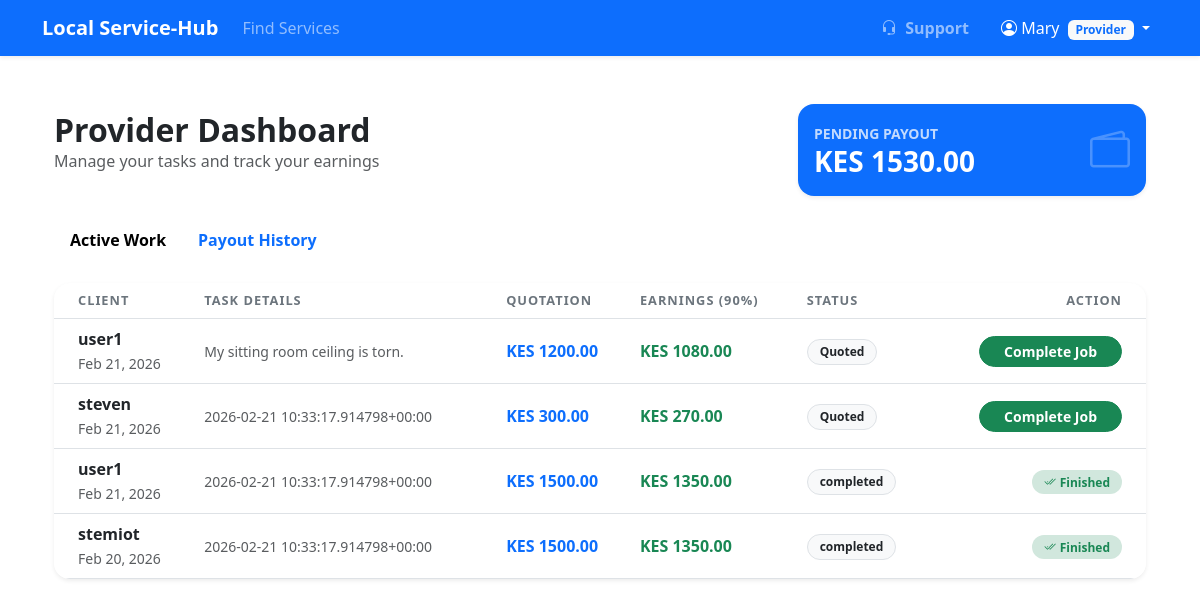
/dashboard/ (signed in), run on the app's committed database.
### servicehub_app/models.py (models this page shows, shortened)
class Booking(models.Model):
    client = models.ForeignKey(User, related_name='bookings', on_delete=models.CASCADE)
    provider = models.ForeignKey(User, related_name='jobs', on_delete=models.CASCADE)
    description = models.TextField(help_text="Describe the issue or service needed")
    total_amount = models.DecimalField(max_digits=10, decimal_places=2, null=True, blank=True)
    provider_cut = models.DecimalField(max_digits=10, decimal_places=2, editable=False, null=True)
    platform_fee = models.DecimalField(max_digits=10, decimal_places=2, editable=False, null=True)
    status = models.CharField(max_length=20, default='Pending')
    is_paid_to_provider = models.BooleanField(default=False)
    payout_date = models.DateTimeField(null=True, blank=True)
    created_at = models.DateTimeField(auto_now_add=True)

### servicehub_app/views.py (the view)
# urls.py: path('dashboard/', views.provider_dashboard, name='provider_dashboard'),
@login_required
def provider_dashboard(request):
    profile = get_object_or_404(UserProfile, user=request.user)
    all_jobs = Booking.objects.filter(provider=request.user).order_by('-created_at')
    active_jobs = all_jobs.filter(is_paid_to_provider=False)
    payout_history = all_jobs.filter(is_paid_to_provider=True)
    total_earned = all_jobs.filter(status='completed').aggregate(Sum('provider_cut'))['provider_cut__sum'] or 0
    already_paid = payout_history.aggregate(Sum('provider_cut'))['provider_cut__sum'] or 0
    pending_payout = total_earned - already_paid
    context = {
        'active_jobs': active_jobs,
        'payout_history': payout_history,
        'total_earned': total_earned,
        'pending_payout': pending_payout,
        'already_paid': already_paid,
        'profile': profile
    }
    return render(request, 'servicehub_app/provider_dashboard.html', context)

### servicehub_app/templates/servicehub_app/provider_dashboard.html (shortened to what this page needs)
{% extends 'servicehub_app/base.html' %}
{% block content %}
<div class="container py-4">
    <div class="row mb-4 align-items-center">
        <div class="col-md-8">
            <h2 class="fw-bold mb-0">Provider Dashboard</h2>
            <p class="text-muted">Manage your tasks and track your earnings</p>
        </div>
        <div class="col-md-4">
            <div class="card border-0 bg-primary text-white rounded-4 shadow-sm p-3">
                <div class="d-flex justify-content-between align-items-center">
                    <div>
                        <small class="text-uppercase opacity-75 fw-bold">Pending Payout</small>
                        <h3 class="fw-bold mb-0">KES {{ pending_payout|floatformat:2 }}</h3>
                    </div>
                    <i class="bi bi-wallet2 fs-1 opacity-25"></i>
                </div>
            </div>
        </div>
    </div>
    <ul class="nav nav-tabs mb-4 border-0" id="pills-tab" role="tablist">
        <li class="nav-item">
            <button class="nav-link active fw-bold border-0 bg-transparent" data-bs-toggle="tab" data-bs-target="#jobs">Active Work</button>
        </li>
        <li class="nav-item">
            <button class="nav-link fw-bold border-0 bg-transparent" data-bs-toggle="tab" data-bs-target="#history">Payout History</button>
        </li>
    </ul>
    <div class="tab-content" id="pills-tabContent">
        <div class="tab-pane fade show active" id="jobs">
            <div class="card border-0 shadow-sm rounded-4 overflow-hidden">
                <div class="table-responsive">
                    <table class="table table-hover align-middle mb-0">
                        <thead class="bg-light">
                            <tr>
                                <th class="ps-4">Client</th>
                                <th>Task Details</th>
                                <th>Quotation</th>
                                <th>Earnings (90%)</th>
                                <th>Status</th>
                                <th class="text-end pe-4">Action</th>
                            </tr>
                        </thead>
                        <tbody>
                            {% for job in active_jobs %}
                            <tr>
                                <td class="ps-4">
                                    <div class="fw-bold text-dark">{{ job.client.username }}</div>
                                    <small class="text-muted">{{ job.created_at|date:"M d, Y" }}</small>
                                </td>
                                <td>
                                    <div class="job-description text-muted small" title="Hover to see more">
                                        {{ job.description|default:"No description provided" }}
                                    </div>
                                </td>
                                <td>
                                    {% if job.status == 'Pending' %}
                                        <div class="input-group input-group-sm" style="width: 160px;">
                                            <span class="input-group-text bg-white">KES</span>
                                            <input type="number" id="quote-{{ job.id }}" class="form-control border-start-0" placeholder="0.00">
                                        </div>
                                    {% else %}
                                        <span class="price-tag">KES {{ job.total_amount }}</span>
                                    {% endif %}
                                </td>
                                <td>
                                    {% if job.provider_cut %}
                                        <span class="text-success fw-bold">KES {{ job.provider_cut }}</span>
                                    {% else %}
                                        <span class="text-muted small">---</span>
                                    {% endif %}
                                </td>
                                <td>
                                    {% if job.status == 'Pending' %}
                                        <span class="badge bg-warning-subtle text-warning-emphasis status-badge border border-warning">Pending Quote</span>
                                    {% elif job.status == 'In Progress' %}
                                        <span class="badge bg-info-subtle text-info-emphasis status-badge border border-info">In Progress</span>
                                    {% else %}
                                        <span class="badge bg-light text-dark status-badge border">{{ job.status }}</span>
                                    {% endif %}
                                </td>
                                <td class="text-end pe-4">
                                        {% if job.status == 'Pending' %}
                                            <button onclick="submitQuote({{ job.id }})" class="btn btn-primary btn-sm rounded-pill px-4 fw-bold">
                                                Send Quote
                                            </button>
                                        {% elif job.status == 'In Progress' or job.status == 'Quoted' %}
                                            <button onclick="markComplete({{ job.id }})" class="btn btn-success btn-sm rounded-pill px-4 fw-bold">
                                                Complete Job
                                            </button>
                                        {% elif job.status == 'completed' %}
                                            <span class="badge bg-success-subtle text-success status-badge"><i class="bi bi-check2-all me-1"></i>Finished</span>
                                        {% endif %}
                                </td>
                            </tr>
                            {% empty %}
                            <tr><td colspan="6" class="text-center py-5 text-muted">No active assignments found.</td></tr>
                            {% endfor %}
                        </tbody>
                    </table>
                </div>
            </div>
        </div>
    </div>
</div>
{% endblock %}

### servicehub_app/templates/servicehub_app/base.html (shortened to what this page needs)
<!DOCTYPE html>
<html lang="en">
<head>
    <link rel="stylesheet" href="https://cdn.jsdelivr.net/npm/bootstrap-icons@1.11.3/font/bootstrap-icons.min.css">
    <link href="https://cdn.jsdelivr.net/npm/bootstrap@5.3.0/dist/css/bootstrap.min.css" rel="stylesheet">
</head>
<body>
<nav class="navbar navbar-expand-lg navbar-dark bg-primary shadow-sm">
    <div class="container">
        <a class="navbar-brand fw-bold" href="{% url 'home' %}">Local Service-Hub</a>
        <div class="collapse navbar-collapse" id="navbarNav">
            <ul class="navbar-nav me-auto">
                <li class="nav-item">
                    <a class="nav-link" href="{% url 'home' %}">Find Services</a>
                </li>
            </ul>
            <div class="navbar-nav ms-auto align-items-center">
                {% if user.is_authenticated %}
                    <li class="nav-item me-3">
                        <a class="nav-link fw-bold" href="{% url 'contact' %}">
                            <i class="bi bi-headset me-1"></i> Support
                        </a>
                    </li>
                    <li class="nav-item dropdown">
                        <a class="nav-link dropdown-toggle text-white" href="#" id="userDropdown" role="button" data-bs-toggle="dropdown">
                            <i class="bi bi-person-circle"></i> {{ user.username }}
                            {% if user.userprofile.is_provider %}
                                <span class="badge bg-light text-primary ms-1">Provider</span>
                            {% endif %}
                        </a>
                    </li>
                {% else %}
                    <a class="nav-link" href="{% url 'login' %}">Login</a>
                    <a class="btn btn-light btn-sm ms-lg-3 px-3 rounded-pill" href="{% url 'register_client' %}">Sign Up</a>
                {% endif %}
            </div>
        </div>
    </div>
</nav>
    <div class="container mt-4">
        {% block content %}{% endblock %}
    </div>
</body>
</html>

### servicehub_app/templates/servicehub_app/provider_dashboard.html (style rules this page uses)
.table-responsive { border-radius: 15px; }
.job-description { max-width: 280px; white-space: normal; word-wrap: break-word; line-height: 1.4; display: -webkit-box; -webkit-line-clamp: 3; -webkit-box-orient: vertical; overflow: hidden; }
.status-badge { font-size: 0.75rem; padding: 0.5em 1em; border-radius: 50px; }
.table thead th { border-top: none; text-transform: uppercase; font-size: 0.8rem; letter-spacing: 1px; color: #6c757d; }
.price-tag { color: #0d6efd; font-weight: 700; }

### data on the page
Booking: client.username "user1", created_at "Feb 21, 2026", description "My sitting room ceiling is torn.", total_amount "1200.00", provider_cut "1080.00", status "Quoted"
Booking: client.username "steven", created_at "Feb 21, 2026", description "2026-02-21 10:33:17.914798+00:00", total_amount "300.00", provider_cut "270.00", status "Quoted"
Booking: client.username "user1", created_at "Feb 21, 2026", description "2026-02-21 10:33:17.914798+00:00", total_amount "1500.00", provider_cut "1350.00", status "completed", shows "Finished"
Booking: client.username "stemiot", created_at "Feb 20, 2026", description "2026-02-21 10:33:17.914798+00:00", total_amount "1500.00", provider_cut "1350.00", status "completed", shows "Finished"

### other printed values
{{ user.username }} "Mary"
{{ pending_payout|floatformat:2 }} "1530.00"
